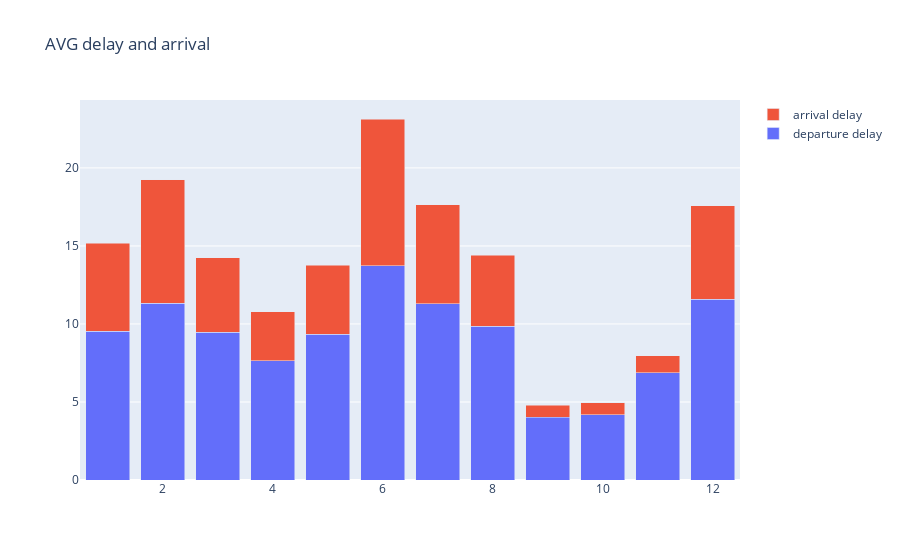

Here is the notebook cell this chart was saved with:
### Code cell
fig = go.Figure(data=[go.Bar(x=df.month, y=df.dep_delay, name='departure delay'),
                     go.Bar(x=df.month, y=df.arr_delay, name='arrival delay')],
               layout=go.Layout(title='AVG delay and arrival', barmode='stack'))
fig.show()

### Figure 1 — Plotly figure (JSON) as saved in the notebook; plotly's stock layout.template omitted (floating-point values rounded to 4 significant figures)
{"data": [{"name": "departure delay", "type": "bar", "x": [1, 2, 3, 4, 5, 6, 7, 8, 9, 10, 11, 12], "y": [9.517, 11.33, 9.457, 7.654, 9.353, 13.74, 11.3, 9.84, 4.804, 4.959, 6.88, 11.59]}, {"name": "arrival delay", "type": "bar", "x": [1, 2, 3, 4, 5, 6, 7, 8, 9, 10, 11, 12], "y": [5.653, 7.903, 4.802, 3.125, 4.419, 9.391, 6.354, 4.548, -0.7679, -0.7751, 1.088, 5.972]}], "layout": {"barmode": "stack", "title": {"text": "AVG delay and arrival"}}}
